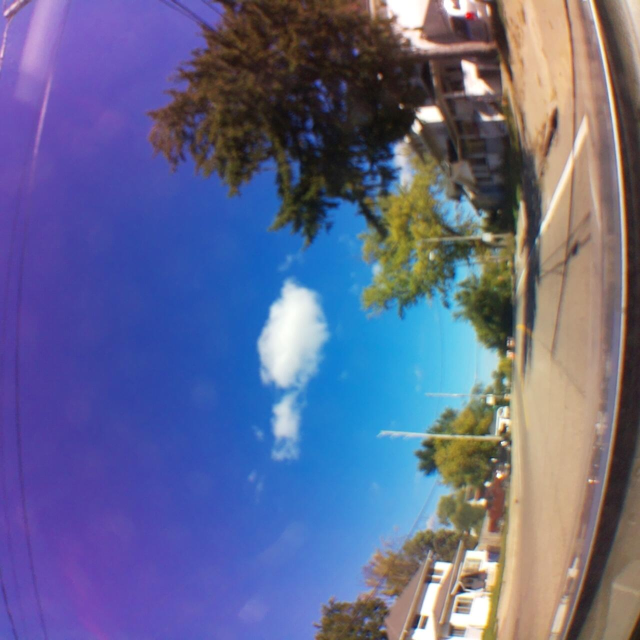
#> input picture data/images/frame_road2.jpg, 1280 x 1280 px, given in place of images, which was not available (shown at 1/2 size)
$ python time_cool_vs_stock.py ../../data/images
#> lines starting #> are read from the running program, lines starting #| are printed output that depends on the picture; pictures that were not available may be replaced by others from this repository, and a replacement may not be noted
#!/usr/bin/env python3
"""Time one OpenCV operation on a real frame, using whatever OpenCV is
currently active in this Python environment, and print the result.

Run this TWICE on the COOL EC2 instance, once per environment, to get the
actual comparison -- this script itself doesn't switch environments, since
that's an OS-level thing (which venv you sourced), not something Python can
do to itself mid-run:

    # 1) COOL's accelerated build:
    source /opt/cool/venvs/py312/bin/activate      # path per the COOL AMI's docs; confirm the
                                                    # exact path once you're on the instance --
                                                    # this is the one detail not yet verified
                                                    # first-hand, only from the marketplace listing
    python3 time_cool_vs_stock.py one_frame.jpg
    deactivate

    # 2) stock OpenCV, same machine, same frame, for a fair comparison:
    pip install opencv-python-headless
    python3 time_cool_vs_stock.py one_frame.jpg

Compare the two "mean_ms" numbers by hand -- this script does not claim to
know which environment it's running in, on purpose: that claim belongs to
you, made once you've actually confirmed which venv is active, not to a
script guessing at it.

Operations timed: resize and adaptiveThreshold, both explicitly named in
COOL's own documentation as accelerated. Picked for exactly that reason --
so a difference (or lack of one) is a real signal, not noise from testing
something COOL never claimed to speed up.
"""

from __future__ import annotations

import argparse
import statistics
import sys
import time


def load_gray(path: str):
#> called with path = '../../data/images'
    import cv2

    img = cv2.imread(path)
#> img is the input picture: shape (1280, 1280, 3); mean B, G, R 142.1, 103.8, 99
    if img is None:
        raise ValueError(f"could not read {path} as an image (wrong path, or not a decodable image file)")
    return cv2.cvtColor(img, cv2.COLOR_BGR2GRAY)
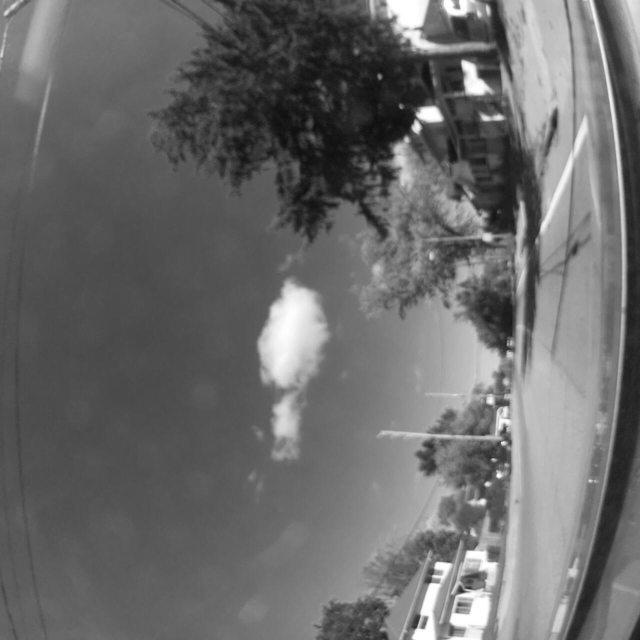
#> returned value: shape (1280, 1280) (shown at 1/2 size); min 12, max 255, mean 106.7


def time_op(fn, repeats: int) -> dict:
    fn()  # warm-up: first call pays one-time setup cost, not representative
    times = []
    for _ in range(repeats):
        t0 = time.perf_counter()
        fn()
        times.append(time.perf_counter() - t0)
    times.sort()
    return {
        "mean_ms": round(sum(times) / len(times) * 1000, 3),
        "median_ms": round(statistics.median(times) * 1000, 3),
        "min_ms": round(times[0] * 1000, 3),
        "max_ms": round(times[-1] * 1000, 3),
    }


def run_benchmark(image_path: str, repeats: int = 50) -> dict:
    import cv2

    gray = load_gray(image_path)
    h, w = gray.shape[:2]
#> h = 1280; w = 1280

    results = {
        "opencv_version": cv2.__version__,
        "image_size": [w, h],
        "resize_half": time_op(lambda: cv2.resize(gray, (w // 2, h // 2)), repeats),
        "adaptive_threshold": time_op(
            lambda: cv2.adaptiveThreshold(gray, 255, cv2.ADAPTIVE_THRESH_GAUSSIAN_C, cv2.THRESH_BINARY, 11, 2),
            repeats,
        ),
    }
    return results


def print_results(results: dict) -> None:
    print(f"OpenCV version: {results['opencv_version']}")
    print(f"Image size: {results['image_size'][0]}x{results['image_size'][1]}")
    for name in ("resize_half", "adaptive_threshold"):
        r = results[name]
        print(f"  {name}: mean {r['mean_ms']} ms, median {r['median_ms']} ms "
              f"(min {r['min_ms']}, max {r['max_ms']})")


def main(argv=None) -> int:
    parser = argparse.ArgumentParser(description=__doc__, formatter_class=argparse.RawDescriptionHelpFormatter)
    parser.add_argument("image_path", help="a real frame, e.g. one from a Phase 1 session's frames/ folder")
    parser.add_argument("--repeats", type=int, default=50, help="timed repeats per operation (default 50)")
    args = parser.parse_args(argv)

    try:
        import cv2  # noqa: F401
    except ImportError:
        print("cv2 (OpenCV) is not importable in this Python environment.\n"
              "If you meant to test COOL: source /opt/cool/venvs/<version>/bin/activate first.\n"
              "If you meant to test stock OpenCV: pip install opencv-python-headless", file=sys.stderr)
        return 2

    results = run_benchmark(args.image_path, repeats=args.repeats)
#> results = 4 items
    print_results(results)
#| OpenCV version: 4.13.0
#| Image size: 1280x1280
#> the loop in print_results, `for name in ("resize_half", "adaptive_threshold"):` made 2 passes
#|   resize_half: mean 0.083 ms, median 0.079 ms (min 0.073, max 0.175)
#|   adaptive_threshold: mean 4.564 ms, median 4.57 ms (min 4.203, max 4.952)
    return 0


if __name__ == "__main__":
    sys.exit(main())
#> (the program exits here)

$ run again, on data/images/w6l3.jpg
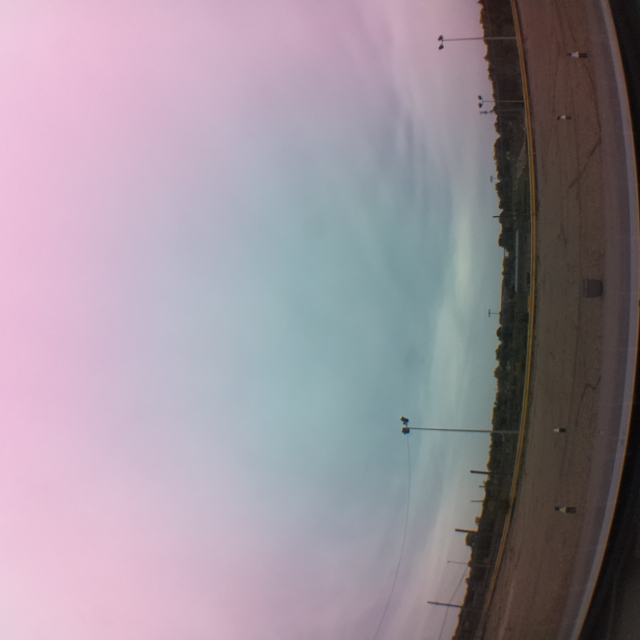
#> input picture data/images/w6l3.jpg, 1280 x 1280 px, given in place of images, which was not available (shown at 1/2 size)
#> in load_gray, img is the input picture: shape (1280, 1280, 3); mean B, G, R 153.8, 143.6, 154.6
#> in load_gray, `return cv2.cvtColor(img, cv2.COLOR_BGR2GRAY)`:
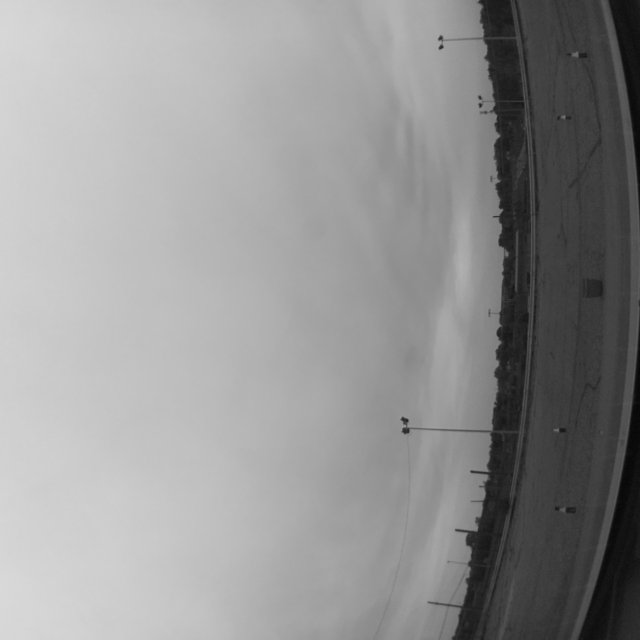
#> returned value: shape (1280, 1280) (shown at 1/2 size); min 5, max 218, mean 148.1
#> results = 4 items
#| OpenCV version: 4.13.0
#| Image size: 1280x1280
#> the loop in print_results, `for name in ("resize_half", "adaptive_threshold"):` made 2 passes
#|   resize_half: mean 0.08 ms, median 0.078 ms (min 0.073, max 0.116)
#|   adaptive_threshold: mean 4.574 ms, median 4.552 ms (min 4.149, max 5.072)

$ run again, on data/images/w6l3_undistorted.jpg
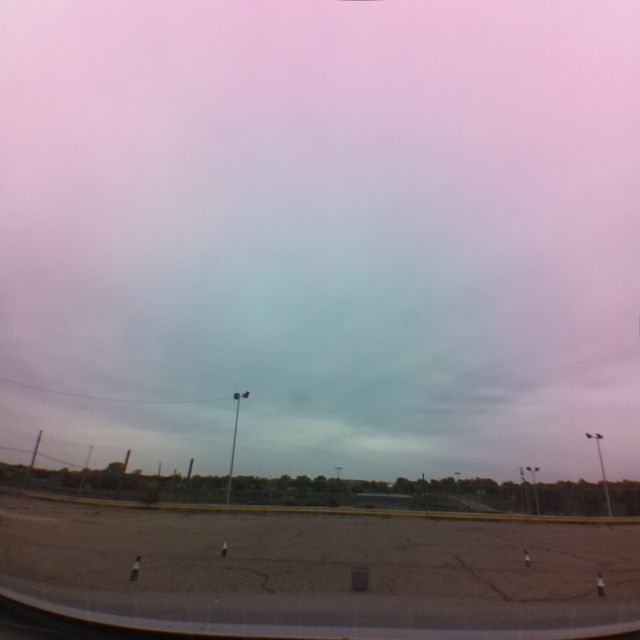
#> input picture data/images/w6l3_undistorted.jpg, 640 x 640 px, given in place of images, which was not available
#> in load_gray, img is the input picture: shape (640, 640, 3); mean B, G, R 152.8, 142.2, 156.2
#> in load_gray, `return cv2.cvtColor(img, cv2.COLOR_BGR2GRAY)`:
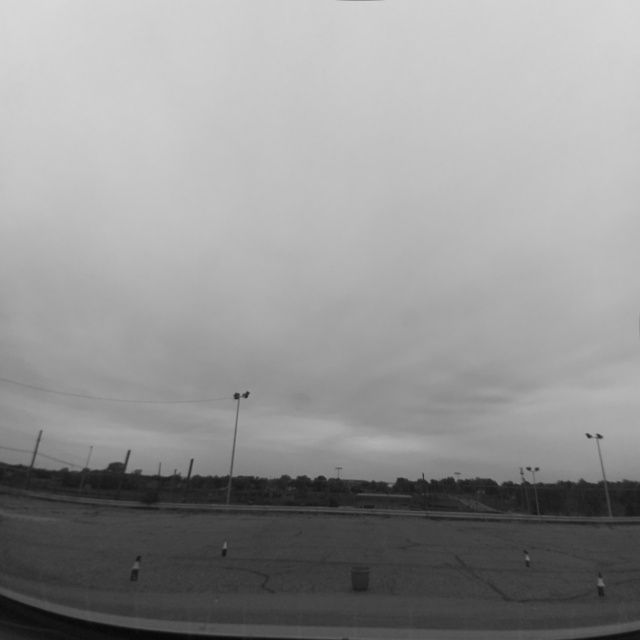
#> returned value: shape (640, 640); min 7, max 216, mean 147.6
#> results = 4 items
#| OpenCV version: 4.13.0
#| Image size: 640x640
#> the loop in print_results, `for name in ("resize_half", "adaptive_threshold"):` made 2 passes
#|   resize_half: mean 0.025 ms, median 0.024 ms (min 0.023, max 0.06)
#|   adaptive_threshold: mean 1.09 ms, median 1.086 ms (min 1.055, max 1.153)
